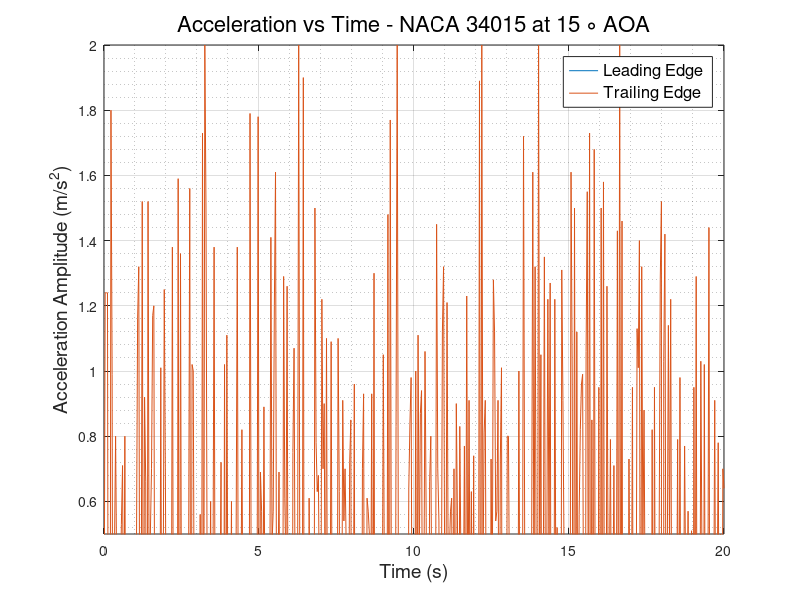
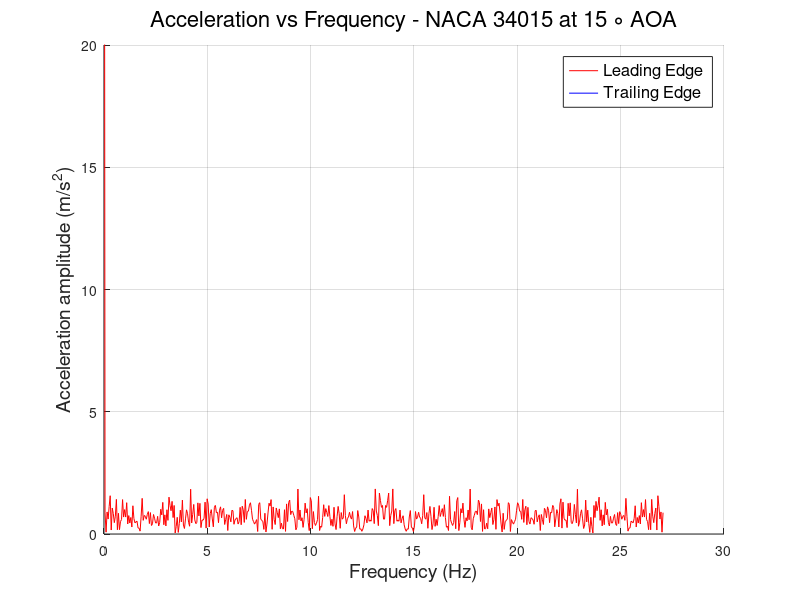

Recreate these plots in MATLAB, in order.
clc
clear
close all
%% READING ACCELEROMETER DATA and defining Variables
                        % LEADING EDGE %
data   = xlsread('LE_700rpm.csv');
LE_time   = data(:,1);
LE_X_acc  = data(:,2);
LE_Y_acc  = data(:,3);
LE_Z_acc  = data(:,4);
LE_R_acc  = sqrt(LE_X_acc.^2 + LE_Y_acc.^2 + LE_Z_acc.^2);
% plot(LE_time,LE_R_acc)
N      = numel(LE_time);
Ts     = abs(diff(LE_time(1:2)));
fs     = 1/Ts;
f_axis = [0:N-1]*fs/N;
A_freq_LE = fft(LE_Z_acc);
figure(1) 
plot(LE_time,LE_Z_acc)
hold on
figure(2)
hold on
plot(f_axis,abs(A_freq_LE),'-r','LineWidth',0.5)
grid on 
grid minor
                        % TRAILING EDGE %
data   = xlsread('TE_700rpm.csv');
TE_time   = data(:,1);
TE_X_acc  = data(:,2);
TE_Y_acc  = data(:,3);
TE_Z_acc  = data(:,4);
TE_R_acc  = sqrt(TE_X_acc.^2 + TE_Y_acc.^2 + TE_Z_acc.^2);
% plot(TE_time,TE_R_acc)
N      = numel(TE_time);
Ts     = abs(diff(TE_time(1:2)));
fs     = 1/Ts;
f_axis = [0:N-1]*fs/N;
A_freq_TE = fft(TE_Z_acc);
figure(1)
plot(TE_time, TE_Z_acc)
grid on
grid minor
xlabel('Time (s)','FontSize',14,'FontWeight','normal')
ylabel('Acceleration Amplitude (m/s^2)','FontSize',14,'FontWeight','normal')
legend ('Leading Edge','Trailing Edge','FontSize',12,'FontWeight','normal')
title('Acceleration vs Time - NACA 34015 at 15 \circ AOA','FontSize',16,'FontWeight','normal')
ylim([0.5 2])
figure(2)
plot(f_axis,abs(A_freq_TE),'-b','LineWidth',0.5)
grid on 
grid minor
ylabel('Acceleration amplitude (m/s^2)','FontSize',14,'FontWeight','normal')
xlabel('Frequency (Hz)','FontSize',14,'FontWeight','normal')
ylim([0 20])
legend ('Leading Edge','Trailing Edge','FontSize',12,'FontWeight','normal')
title('Acceleration vs Frequency - NACA 34015 at 15 \circ AOA','FontSize',16,'FontWeight','normal')
